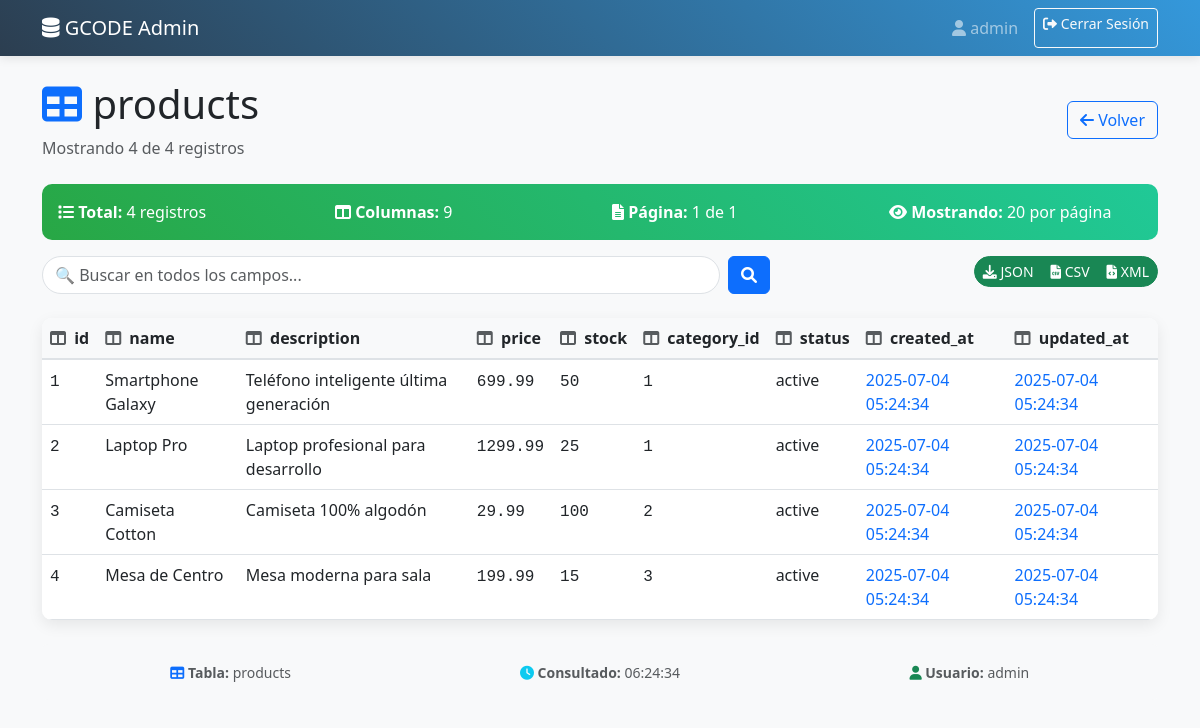
Page /recetas2/table_view.php?name=products (signed in) on the committed database.
### tables this page shows
CREATE TABLE IF NOT EXISTS products (
    id INT AUTO_INCREMENT PRIMARY KEY,
    name VARCHAR(200) NOT NULL,
    description TEXT NULL,
    price DECIMAL(10,2) NOT NULL DEFAULT 0.00,
    stock INT NOT NULL DEFAULT 0,
    category_id INT NULL,
    status ENUM('active', 'inactive') DEFAULT 'active',
    created_at TIMESTAMP DEFAULT CURRENT_TIMESTAMP,
    updated_at TIMESTAMP DEFAULT CURRENT_TIMESTAMP ON UPDATE CURRENT_TIMESTAMP
);

### recetas2/table_view.php (the view, shortened to what this page needs)
<?php
function loadEnvironment() {
    $config = [];
    return $config;
}
function getConnection() {
    static $pdo = null;
    if ($pdo === null) {
        $config = loadEnvironment();
        $host = $config['DB_HOST'] ?? 'localhost';
        $dbname = $config['DB_NAME'] ?? 'Recetas';
        $username = $config['DB_USER'] ?? 'recetas';
        $password = $config['DB_PASS'] ?? 'gcode2025!';
        try {
            $pdo = new PDO("mysql:host=$host;dbname=$dbname;charset=utf8mb4", $username, $password, [
                PDO::ATTR_ERRMODE => PDO::ERRMODE_EXCEPTION,
                PDO::ATTR_DEFAULT_FETCH_MODE => PDO::FETCH_ASSOC
            ]);
        } catch (PDOException $e) {
            die("Error de conexión: " . $e->getMessage());
        }
    }
    return $pdo;
}
$tableName = $_GET['name'] ?? '';
$page = max(1, (int)($_GET['page'] ?? 1));
$limit = min(100, max(1, (int)($_GET['limit'] ?? 20)));
$search = trim($_GET['search'] ?? '');
$user = ['username' => $_SESSION['username']];
$error = '';
$data = [];
$columns = [];
$totalRecords = 0;
$totalPages = 0;
try {
    $pdo = getConnection();
    $stmt = $pdo->prepare("DESCRIBE `$tableName`");
    $stmt->execute();
    $columnInfo = $stmt->fetchAll();
    $columns = array_column($columnInfo, 'Field');
    $whereClause = '';
    $searchParams = [];
    $countSql = "SELECT COUNT(*) as total FROM `$tableName`" . $whereClause;
    $stmt = $pdo->prepare($countSql);
    $stmt->execute($searchParams);
    $totalRecords = (int)$stmt->fetch()['total'];
    $totalPages = ceil($totalRecords / $limit);
    $offset = ($page - 1) * $limit;
    $dataSql = "SELECT * FROM `$tableName`" . $whereClause . " LIMIT $limit OFFSET $offset";
    $stmt = $pdo->prepare($dataSql);
    $stmt->execute($searchParams);
    $data = $stmt->fetchAll();
} catch (Exception $e) {
    $error = $e->getMessage();
}
?>
<!DOCTYPE html>
<html lang="es">
<head>
    <link href="https://cdn.jsdelivr.net/npm/bootstrap@5.3.0/dist/css/bootstrap.min.css" rel="stylesheet">
    <link href="https://cdnjs.cloudflare.com/ajax/libs/font-awesome/6.0.0/css/all.min.css" rel="stylesheet">
</head>
<body>
    <nav class="navbar navbar-expand-lg navbar-dark">
        <div class="container">
            <a class="navbar-brand" href="index.php">
                <i class="fas fa-database"></i> GCODE Admin
            </a>
            <div class="navbar-nav ms-auto">
                <span class="navbar-text me-3">
                    <i class="fas fa-user"></i> <?= htmlspecialchars($user['username']) ?>
                </span>
                <a href="logout.php" class="btn btn-outline-light btn-sm">
                    <i class="fas fa-sign-out-alt"></i> Cerrar Sesión
                </a>
            </div>
        </div>
    </nav>
    <div class="container mt-4">
        <?php if ($error): ?>
            <div class="alert alert-danger">
                <i class="fas fa-exclamation-triangle"></i>
                <strong>Error:</strong> <?= htmlspecialchars($error) ?>
                <br><br>
                <a href="index.php" class="btn btn-primary">
                    <i class="fas fa-arrow-left"></i> Volver al Dashboard
                </a>
            </div>
        <?php else: ?>
            <div class="d-flex justify-content-between align-items-center mb-4">
                <div>
                    <h1>
                        <i class="fas fa-table text-primary"></i>
                        <?= htmlspecialchars($tableName) ?>
                    </h1>
                    <p class="text-muted mb-0">
                        Mostrando <?= count($data) ?> de <?= number_format($totalRecords) ?> registros
                    </p>
                </div>
                <div>
                    <a href="index.php" class="btn btn-outline-primary">
                        <i class="fas fa-arrow-left"></i> Volver
                    </a>
                </div>
            </div>
            <?php if ($totalRecords > 0): ?>
                <div class="stats-info">
                    <div class="row">
                        <div class="col-md-3">
                            <strong><i class="fas fa-list"></i> Total:</strong>
                            <?= number_format($totalRecords) ?> registros
                        </div>
                        <div class="col-md-3">
                            <strong><i class="fas fa-columns"></i> Columnas:</strong>
                            <?= count($columns) ?>
                        </div>
                        <div class="col-md-3">
                            <strong><i class="fas fa-file-alt"></i> Página:</strong>
                            <?= $page ?> de <?= $totalPages ?>
                        </div>
                        <div class="col-md-3">
                            <strong><i class="fas fa-eye"></i> Mostrando:</strong>
                            <?= $limit ?> por página
                        </div>
                    </div>
                </div>
            <?php endif; ?>
            <div class="row mb-4">
                <div class="col-md-8">
                    <form method="GET" class="d-flex">
                        <input type="text"
                               name="search"
                               class="form-control search-box me-2"
                               placeholder="🔍 Buscar en todos los campos..."
                               value="<?= htmlspecialchars($search) ?>"
                               autocomplete="off">
                        <button type="submit" class="btn btn-primary me-2">
                            <i class="fas fa-search"></i>
                        </button>
                    </form>
                </div>
                <div class="col-md-4 text-end">
                    <div class="btn-group">
                        <a href="export_simple.php?table=<?= urlencode($tableName) ?>&format=json<?= $search ? '&search=' . urlencode($search) : '' ?>"
                           class="btn btn-success btn-sm btn-export">
                            <i class="fas fa-download"></i> JSON
                        </a>
                        <a href="export_simple.php?table=<?= urlencode($tableName) ?>&format=csv<?= $search ? '&search=' . urlencode($search) : '' ?>"
                           class="btn btn-success btn-sm btn-export">
                            <i class="fas fa-file-csv"></i> CSV
                        </a>
                        <a href="export_simple.php?table=<?= urlencode($tableName) ?>&format=xml<?= $search ? '&search=' . urlencode($search) : '' ?>"
                           class="btn btn-success btn-sm btn-export">
                            <i class="fas fa-file-code"></i> XML
                        </a>
                    </div>
                </div>
            </div>
            <div class="table-container">
                <?php if (empty($data)): ?>
                    <div class="text-center py-5">
                        <i class="fas fa-inbox fa-4x text-muted mb-4"></i>
                        <h4 class="text-muted">No se encontraron registros</h4>
                        <p class="text-muted">
                            <?php if ($search): ?>
                                No hay resultados para "<strong><?= htmlspecialchars($search) ?></strong>"
                                <br><br>
                                <a href="?name=<?= urlencode($tableName) ?>" class="btn btn-outline-primary">
                                    Ver todos los registros
                                </a>
                            <?php else: ?>
                                Esta tabla no contiene datos
                            <?php endif; ?>
                        </p>
                    </div>
                <?php else: ?>
                    <div class="table-responsive">
                        <table class="table table-hover mb-0">
                            <thead>
                                <tr>
                                    <?php foreach ($columns as $column): ?>
                                        <th class="text-nowrap">
                                            <i class="fas fa-columns text-muted me-1"></i>
                                            <?= htmlspecialchars($column) ?>
                                        </th>
                                    <?php endforeach; ?>
                                </tr>
                            </thead>
                            <tbody>
                                <?php foreach ($data as $index => $row): ?>
                                    <tr>
                                        <?php foreach ($columns as $column): ?>
                                            <td>
                                                <?php
                                                $value = $row[$column] ?? '';
                                                if (is_null($value)) {
                                                    echo '<span class="text-muted fst-italic">NULL</span>';
                                                } elseif (strlen($value) > 100) {
                                                    echo '<span title="' . htmlspecialchars($value) . '" class="text-truncate d-inline-block" style="max-width: 200px;">' .
                                                         htmlspecialchars(substr($value, 0, 100)) . '...</span>';
                                                } elseif (preg_match('/^\d{4}-\d{2}-\d{2}/', $value)) {
                                                    echo '<span class="text-primary">' . htmlspecialchars($value) . '</span>';
                                                } elseif (is_numeric($value)) {
                                                    echo '<span class="text-end font-monospace">' . htmlspecialchars($value) . '</span>';
                                                } else {
                                                    echo htmlspecialchars($value);
                                                }
                                                ?>
                                            </td>
                                        <?php endforeach; ?>
                                    </tr>
                                <?php endforeach; ?>
                            </tbody>
                        </table>
                    </div>
                <?php endif; ?>
            </div>
            <div class="mt-4 p-3 bg-light rounded">
                <div class="row text-center">
                    <div class="col-md-4">
                        <small class="text-muted">
                            <i class="fas fa-table text-primary"></i>
                            <strong>Tabla:</strong> <?= htmlspecialchars($tableName) ?>
                        </small>
                    </div>
                    <div class="col-md-4">
                        <small class="text-muted">
                            <i class="fas fa-clock text-info"></i>
                            <strong>Consultado:</strong> <?= date('H:i:s') ?>
                        </small>
                    </div>
                    <div class="col-md-4">
                        <small class="text-muted">
                            <i class="fas fa-user text-success"></i>
                            <strong>Usuario:</strong> <?= htmlspecialchars($user['username']) ?>
                        </small>
                    </div>
                </div>
            </div>
        <?php endif; ?>
    </div>
</body>
</html>

### recetas2/table_view.php (style rules this page uses)
body { background: #f8f9fa; font-family: 'Segoe UI', Tahoma, Geneva, Verdana, sans-serif; }
.navbar { background: linear-gradient(45deg, #2c3e50, #3498db) !important; box-shadow: 0 2px 10px rgba(0,0,0,0.1); }
.table-container { background: white; border-radius: 10px; box-shadow: 0 5px 15px rgba(0,0,0,0.08); overflow: hidden; }
.search-box { border-radius: 50px; }
.table-responsive { max-height: 600px; overflow-y: auto; }
.table th { background-color: #f8f9fa; position: sticky; top: 0; z-index: 10; border-bottom: 2px solid #dee2e6; }
.btn-export { border-radius: 20px; }
.stats-info { background: linear-gradient(45deg, #28a745, #20c997); color: white; border-radius: 10px; padding: 1rem; margin-bottom: 1rem; }

### rows in the picture
products: id "1", name "Smartphone Galaxy", description "Teléfono inteligente última generación", price "699.99", stock "50", category "1", status "active", created_at "2025-07-04 05:24:34", updated_at "2025-07-04 05:24:34"
products: id "2", name "Laptop Pro", description "Laptop profesional para desarrollo", price "1299.99", stock "25", category "1", status "active", created_at "2025-07-04 05:24:34", updated_at "2025-07-04 05:24:34"
products: id "3", name "Camiseta Cotton", description "Camiseta 100% algodón", price "29.99", stock "100", category "2", status "active", created_at "2025-07-04 05:24:34", updated_at "2025-07-04 05:24:34"
products: id "4", name "Mesa de Centro", description "Mesa moderna para sala", price "199.99", stock "15", category "3", status "active", created_at "2025-07-04 05:24:34", updated_at "2025-07-04 05:24:34"

### other values in the picture
$user['username'] "admin"
$tableName "products"
count($data) "4"
$totalRecords "4"
count($columns) "9"
$page "1"
$totalPages "1"
$limit "20"
$column "id"
$column "name"
$column "description"
$column "price"
$column "stock"
$column "category_id"
$column "status"
